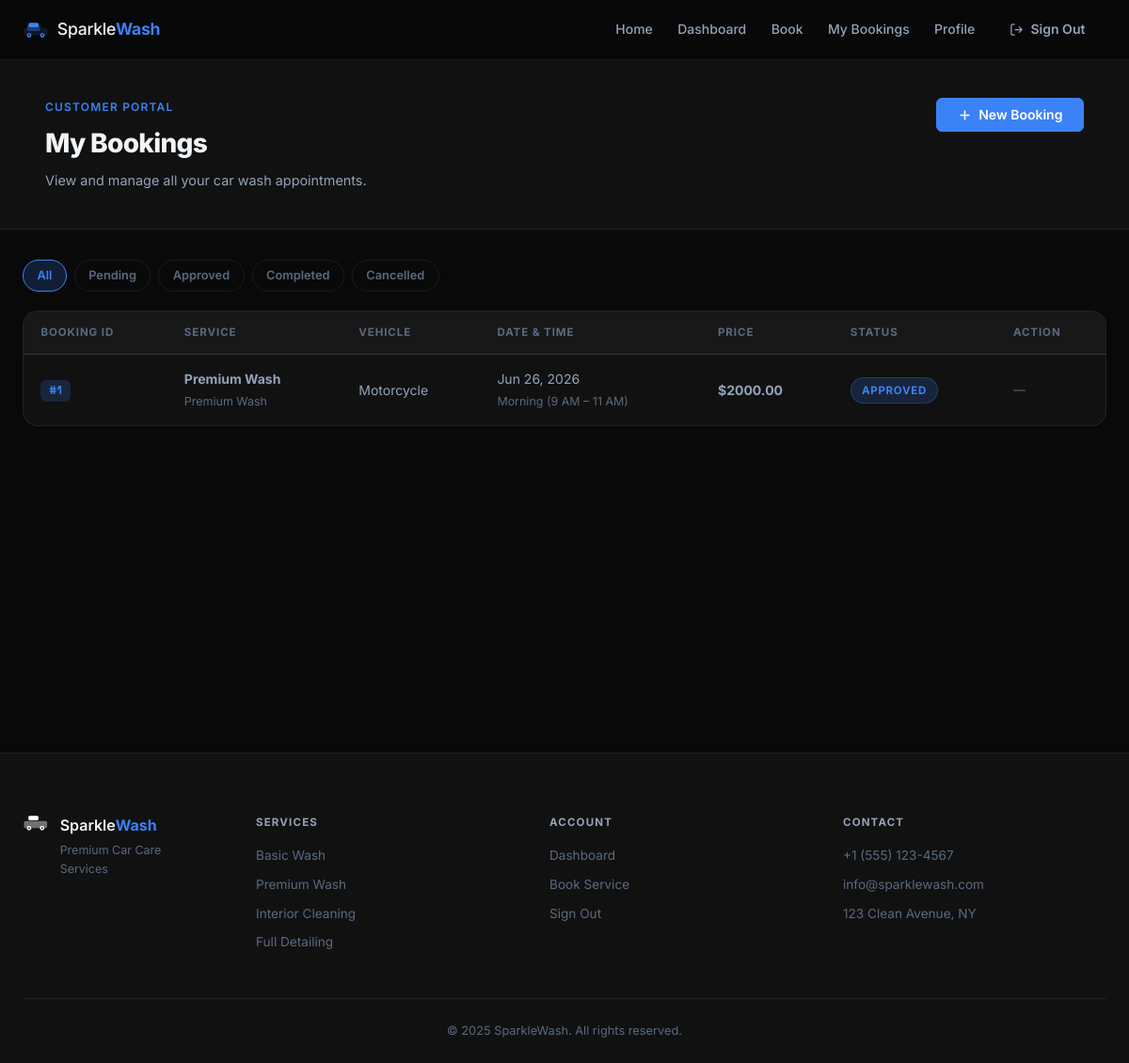
The page /history/ (signed in) on the database as committed earlier.
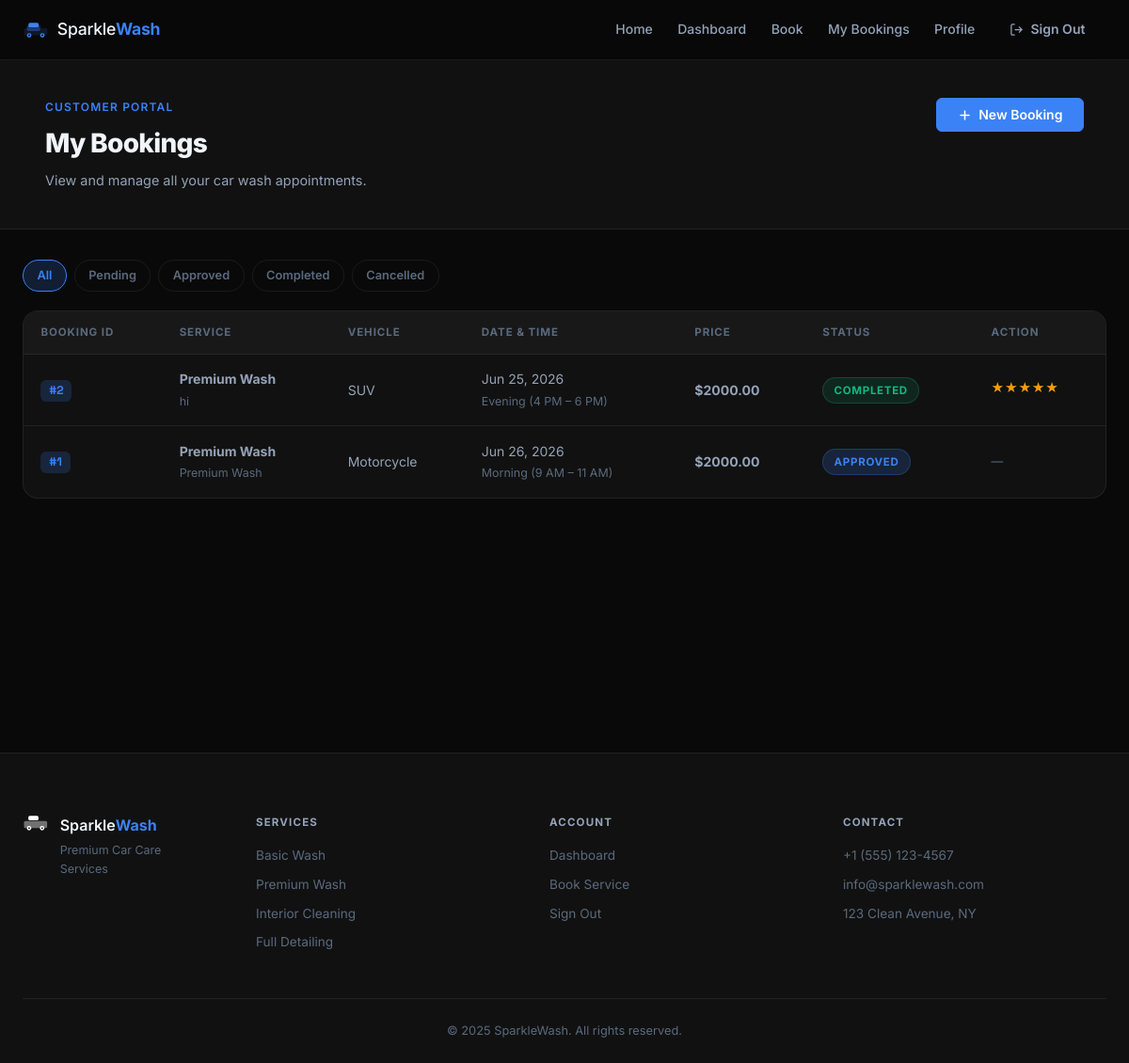
The same page on the database as committed later.
### wash/models.py (models this page shows, shortened)
class Booking(models.Model):
    STATUS_CHOICES = [
        ('pending', 'Pending'),
        ('approved', 'Approved'),
        ('completed', 'Completed'),
        ('cancelled', 'Cancelled'),
    ]
    VEHICLE_TYPES = [
        ('sedan', 'Sedan'),
        ('suv', 'SUV'),
        ('truck', 'Truck'),
        ('van', 'Van'),
        ('motorcycle', 'Motorcycle'),
        ('other', 'Other'),
    ]
    TIME_SLOTS = [
        ('morning', 'Morning (9 AM – 11 AM)'),
        ('afternoon', 'Afternoon (12 PM – 3 PM)'),
        ('evening', 'Evening (4 PM – 6 PM)'),
    ]
    customer = models.ForeignKey(User, on_delete=models.CASCADE, related_name='bookings')
    service_package = models.ForeignKey(ServicePackage, on_delete=models.PROTECT)
    vehicle_type = models.CharField(max_length=20, choices=VEHICLE_TYPES)
    appointment_date = models.DateField()
    appointment_time = models.CharField(max_length=20, choices=TIME_SLOTS, default='morning')
    notes = models.TextField(blank=True)
    status = models.CharField(max_length=20, choices=STATUS_CHOICES, default='pending')
    created_at = models.DateTimeField(auto_now_add=True)
    class Meta:
        ordering = ['-created_at']

class ServicePackage(models.Model):
    name = models.CharField(max_length=100)
    description = models.TextField()
    price = models.DecimalField(max_digits=8, decimal_places=2)

### wash/views.py (the view)
# urls.py: path('history/', views.booking_history, name='booking_history'),
@login_required
def booking_history(request):
    status_filter = request.GET.get('status', '')
    qs = request.user.bookings.select_related('service_package')
    if status_filter:
        qs = qs.filter(status=status_filter)
    return render(request, 'wash/booking_history.html', {
        'bookings': qs,
        'status_filter': status_filter,
        'status_choices': Booking.STATUS_CHOICES,
    })

### templates/wash/booking_history.html (shortened to what this page needs)
{% extends 'base.html' %}
{% block content %}
<div class="page-wrap">
  <div class="page-header">
    <div class="container">
      <div class="page-header-inner">
        <div>
          <p class="page-eyebrow">Customer Portal</p>
          <h1 class="page-title">My Bookings</h1>
          <p class="page-sub">View and manage all your car wash appointments.</p>
        </div>
        <a href="{% url 'book_service' %}" class="btn btn-primary">
          <svg viewBox="0 0 20 20" fill="none" stroke="currentColor" stroke-width="2" width="15"><path d="M10 4v12M4 10h12" stroke-linecap="round"/></svg>
          New Booking
        </a>
      </div>
    </div>
  </div>
  <div class="container" style="padding-top:2rem;padding-bottom:4rem">
    <div class="filter-bar">
      <a href="{% url 'booking_history' %}" class="filter-chip {% if not status_filter %}fc-active{% endif %}">All</a>
      {% for val, label in status_choices %}
      <a href="?status={{ val }}" class="filter-chip fc-{{ val }} {% if status_filter == val %}fc-active{% endif %}">{{ label }}</a>
      {% endfor %}
    </div>
    {% if bookings %}
    <div class="history-table-wrap">
      <div class="table-scroll">
        <table class="data-table">
          <thead>
            <tr>
              <th>Booking ID</th>
              <th>Service</th>
              <th>Vehicle</th>
              <th>Date & Time</th>
              <th>Price</th>
              <th>Status</th>
              <th>Action</th>
            </tr>
          </thead>
          <tbody>
            {% for b in bookings %}
            <tr>
              <td><span class="booking-ref">#{{ b.pk }}</span></td>
              <td>
                <strong>{{ b.service_package.name }}</strong>
                {% if b.notes %}<br><span class="table-note">{{ b.notes|truncatechars:36 }}</span>{% endif %}
              </td>
              <td>{{ b.get_vehicle_type_display }}</td>
              <td>
                {{ b.appointment_date|date:"M d, Y" }}
                <br><span class="table-note">{{ b.get_appointment_time_display }}</span>
              </td>
              <td class="price-cell">${{ b.service_package.price }}</td>
              <td><span class="status-pill sp-{{ b.status }}">{{ b.get_status_display }}</span></td>
              <td>
                <div class="action-row">
                  {% if b.status == 'pending' %}
                  <form method="post" action="{% url 'cancel_booking' b.pk %}" onsubmit="return confirm('Cancel this booking?')">
                    {% csrf_token %}
                    <button type="submit" class="btn-danger-sm">Cancel</button>
                  </form>
                  {% elif b.status == 'completed' %}
                    {% if b.review %}
                    <span class="review-stars" title="{{ b.review.rating }}/5">
                      {% for i in "12345" %}{% if forloop.counter <= b.review.rating %}★{% else %}☆{% endif %}{% endfor %}
                    </span>
                    {% else %}
                    <a href="{% url 'submit_review' b.pk %}" class="table-action-btn">Leave Review</a>
                    {% endif %}
                  {% else %}
                  <span class="no-action">—</span>
                  {% endif %}
                </div>
              </td>
            </tr>
            {% endfor %}
          </tbody>
        </table>
      </div>
    </div>
    {% endif %}
  </div>
</div>
{% endblock %}

Rows that differ between the two databases and show on the page:
added Booking: pk "2", service_package.name "Premium Wash", notes "hi", vehicle_type "SUV", appointment_date "Jun 25, 2026", appointment_time "Evening (4 PM – 6 PM)", service_package.price "2000.00", status "COMPLETED"
